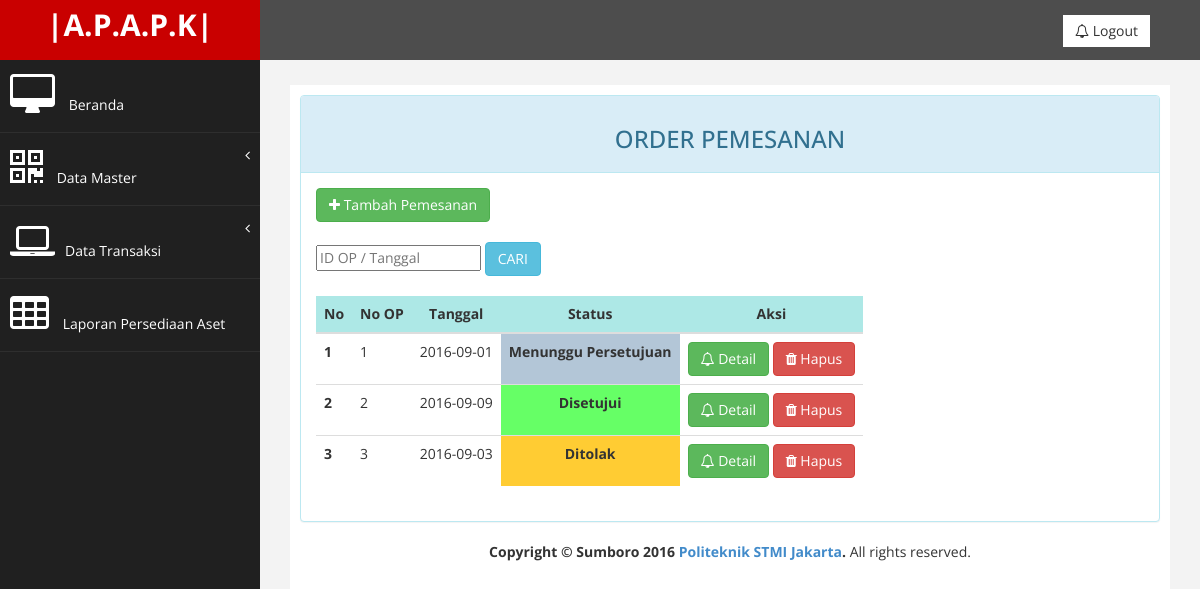
Page /index.php?halaman=datanop (signed in) on the committed database.
### tables this page shows
CREATE TABLE IF NOT EXISTS `op` (
  `nop` int(10) NOT NULL AUTO_INCREMENT,
  `tgl_op` date NOT NULL,
  `status` varchar(35) NOT NULL,
  PRIMARY KEY (`nop`)
);

### datanop.php (the view, shortened to what this page needs)
<?php
$no=0;
?>
<div class="row">
                <div class="col-md-12">
                    <div class="panel panel-info">
                        <div class="panel-heading" align="center">
                             <h3>ORDER PEMESANAN</h3>
                        </div>
                        <div class="panel-body">
						<a href="index.php?halaman=tambahnop" class="btn btn-success"><i class="fa fa-plus"></i> Tambah Pemesanan</a>
<tr>
<form name="form1" method="post" action="">
<input type="text" name="tcari" placeholder="ID OP / Tanggal"></tr>
    <input type="submit" name="button" id="button" value="CARI" class="btn btn-info">
                            <div class="table-responsive">
<table class="table table-hover" id="dataTables-example">
    <thead>
        <tr bgcolor="#ADE8E6">
			<th>No</th>
            <th>No OP</th>
            <th>Tanggal</th>
			<th>Status</th>
            <th>Aksi</th>
        </tr>
    </thead>
    <tbody>
        <?php
        if(isset($_POST['button'])){
			$tcari=$_POST['tcari'];
            $us = mysql_query("SELECT * FROM op WHERE nop LIKE '%".$_POST['tcari']."' or tgl_op LIKE '%".$_POST['tcari']."'");
        }else{
            $us = mysql_query("SELECT * FROM op order by nop asc");
        }
        while($data=mysql_fetch_array($us))
        {
			$no++;
        ?>
        <tr>
			<td><b><?php echo $no ; ?></b></td>
            <td><?php echo $data['nop'] ?></td>
            <td><?php echo $data['tgl_op'] ?></td>
			<?php if($data['status'] == "Disetujui") {echo "<td align='center' bgcolor='#66ff66'><strong>Disetujui</strong></td>";}
												else if($data['status'] == "Menunggu Persetujuan") {echo "<td align='center' bgcolor='#b3c6d7'><strong>Menunggu Persetujuan</strong></td>";}
												else if($data['status'] == "Ditolak") {echo "<td align='center' bgcolor='#FFCC33'><strong>Ditolak</strong></td>";} ?>
            <td>
                <a href="index.php?halaman=dataop&id=<?php echo $data['nop'] ;?>&tgl_op=<?php echo $data['tgl_op']; ?>" class="btn btn-success	"><i class="fa fa-bell-o"></i> Detail</a>
                <a href="index.php?halaman=hapusnop&nop=<?php echo $data['nop']; ?>" onclick="return confirm('Apakah anda yakin akan menghapus data ini?')" class="btn btn-danger"><i class="fa fa-trash"></i> Hapus</a>
            </td>
        </tr>
        <?php
    }
    ?>
    </tbody>
</table>
</div>
                        </div>
                    </div>
                </div>
            </div>

### assets/css/custom.css (style rules this page uses)
body { font-family: 'Open Sans', sans-serif; }

### rows in the picture
op: nop "1", tgl_op "2016-09-01", shows "Menunggu Persetujuan"
op: nop "2", tgl_op "2016-09-09", status "Disetujui"
op: nop "3", tgl_op "2016-09-03", status "Ditolak"
